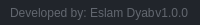
              <widget class="QFrame" name="frame_grip">
               <property name="minimumSize">
                <size>
                 <width>0</width>
                 <height>25</height>
                </size>
               </property>
               <property name="maximumSize">
                <size>
                 <width>16777215</width>
                 <height>25</height>
                </size>
               </property>
               <property name="styleSheet">
                <string notr="true">background-color: rgb(33, 37, 43);</string>
               </property>
               <property name="frameShape">
                <enum>QFrame::NoFrame</enum>
               </property>
               <property name="frameShadow">
                <enum>QFrame::Raised</enum>
               </property>
               <layout class="QHBoxLayout" name="horizontalLayout_6">
                <property name="spacing">
                 <number>0</number>
                </property>
                <property name="leftMargin">
                 <number>0</number>
                </property>
                <property name="topMargin">
                 <number>0</number>
                </property>
                <property name="rightMargin">
                 <number>2</number>
                </property>
                <property name="bottomMargin">
                 <number>0</number>
                </property>
                <item>
                 <widget class="QFrame" name="frame_label_bottom">
                  <property name="frameShape">
                   <enum>QFrame::NoFrame</enum>
                  </property>
                  <property name="frameShadow">
                   <enum>QFrame::Raised</enum>
                  </property>
                  <layout class="QHBoxLayout" name="horizontalLayout_7">
                   <property name="spacing">
                    <number>0</number>
                   </property>
                   <property name="leftMargin">
                    <number>10</number>
                   </property>
                   <property name="topMargin">
                    <number>0</number>
                   </property>
                   <property name="rightMargin">
                    <number>10</number>
                   </property>
                   <property name="bottomMargin">
                    <number>0</number>
                   </property>
                   <item>
                    <widget class="QLabel" name="label_credits">
                     <property name="font">
                      <font>
                       <family>Segoe UI</family>
                      </font>
                     </property>
                     <property name="styleSheet">
                      <string notr="true">color: rgb(98, 103, 111);</string>
                     </property>
                     <property name="text">
                      <string>Developed by: Eslam Dyab</string>
                     </property>
                    </widget>
                   </item>
                   <item>
                    <widget class="QLabel" name="label_version">
                     <property name="maximumSize">
                      <size>
                       <width>100</width>
                       <height>16777215</height>
                      </size>
                     </property>
                     <property name="font">
                      <font>
                       <family>Segoe UI</family>
                      </font>
                     </property>
                     <property name="styleSheet">
                      <string notr="true">color: rgb(98, 103, 111);</string>
                     </property>
                     <property name="text">
                      <string>v1.0.0</string>
                     </property>
                     <property name="alignment">
                      <set>Qt::AlignRight|Qt::AlignTrailing|Qt::AlignVCenter</set>
                     </property>
                    </widget>
                   </item>
                  </layout>
                 </widget>
                </item>
                <item>
                 <widget class="QFrame" name="frame_size_grip">
                  <property name="maximumSize">
                   <size>
                    <width>20</width>
                    <height>20</height>
                   </size>
                  </property>
                  <property name="styleSheet">
                   <string notr="true">QSizeGrip {
	background-image: url(:/16x16/icons/16x16/cil-size-grip.png);
	background-position: center;
	background-repeat: no-reperat;
}</string>
                  </property>
                  <property name="frameShape">
                   <enum>QFrame::NoFrame</enum>
                  </property>
                  <property name="frameShadow">
                   <enum>QFrame::Raised</enum>
                  </property>
                 </widget>
                </item>
               </layout>
              </widget>
